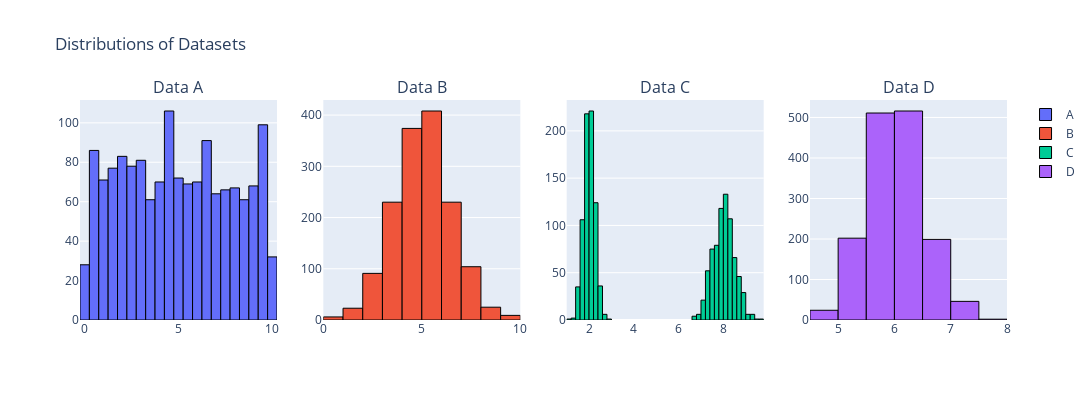

Notebook source saved alongside this figure:
### Code cell
from scipy import stats
import numpy as np
import pandas as pd
import plotly.graph_objects as go
from plotly.subplots import make_subplots

# Sample size
n = 1500

# Generate datasets with different distributions
data1 = stats.uniform.rvs(0, 10, size=n)  # Uniform
data2 = stats.norm.rvs(5, 1.5, size=n)    # Normal with mean 5 and std dev 1.5
data3 = np.r_[stats.norm.rvs(2, 0.25, size=int(n/2)), stats.norm.rvs(8, 0.5, size=int(n/2))]  # Bimodal
data4 = stats.norm.rvs(6, 0.5, size=n)    # Normal with mean 6 and std dev 0.5

# Create a DataFrame to store data and calculate means and variances
df = pd.DataFrame({
    'Data A': data1,
    'Data B': data2,
    'Data C': data3,
    'Data D': data4
})

# Calculate means and variances
means = df.mean()
variances = df.var()

# Print means and variances
print("Means:")
print(means)
print("\nVariances:")
print(variances)

# Visualize the distributions
fig = make_subplots(rows=1, cols=4, subplot_titles=["Data A", "Data B", "Data C", "Data D"])

# Add histograms to compare distributions
fig.add_trace(go.Histogram(x=data1, name='A', nbinsx=30, marker=dict(line=dict(color='black', width=1))), row=1, col=1)
fig.add_trace(go.Histogram(x=data2, name='B', nbinsx=15, marker=dict(line=dict(color='black', width=1))), row=1, col=2)
fig.add_trace(go.Histogram(x=data3, name='C', nbinsx=45, marker=dict(line=dict(color='black', width=1))), row=1, col=3)
fig.add_trace(go.Histogram(x=data4, name='D', nbinsx=15, marker=dict(line=dict(color='black', width=1))), row=1, col=4)

# Update layout for the plot
fig.update_layout(height=400, width=1200, title_text="Distributions of Datasets")

# Show the plot
fig.show()

# Now, categorizing the datasets based on means and variances
categories = {
    "Similar means and similar variances": [],
    "Similar means but different variances": [],
    "Similar variances but different means": [],
    "Different means and different variances": []
}

# Tolerance for similarity in means and variances
mean_tolerance = 0.5
variance_tolerance = 1.0

# Comparing means and variances
for i in range(len(df.columns)):
    for j in range(i + 1, len(df.columns)):
        col1 = df.columns[i]
        col2 = df.columns[j]

        mean_diff = abs(means[col1] - means[col2])
        variance_diff = abs(variances[col1] - variances[col2])

        if mean_diff < mean_tolerance and variance_diff < variance_tolerance:
            categories["Similar means and similar variances"].append((col1, col2))
        elif mean_diff < mean_tolerance and variance_diff >= variance_tolerance:
            categories["Similar means but different variances"].append((col1, col2))
        elif mean_diff >= mean_tolerance and variance_diff < variance_tolerance:
            categories["Similar variances but different means"].append((col1, col2))
        else:
            categories["Different means and different variances"].append((col1, col2))

# Print the categories
for category, pairs in categories.items():
    print(f"\n{category}:")
    for pair in pairs:
        print(f"{pair[0]} and {pair[1]}")

### Figure 1 — Plotly figure (JSON) as saved in the notebook; plotly's stock layout.template omitted (floating-point values rounded to 4 significant figures; data arrays with more than 128 entries replaced by an {"elided": "..."} marker saying what was removed)
{"data": [{"marker": {"line": {"color": "black", "width": 1}}, "name": "A", "nbinsx": 30, "type": "histogram", "x": {"elided": "1500 float values"}, "xaxis": "x", "yaxis": "y"}, {"marker": {"line": {"color": "black", "width": 1}}, "name": "B", "nbinsx": 15, "type": "histogram", "x": {"elided": "1500 float values"}, "xaxis": "x2", "yaxis": "y2"}, {"marker": {"line": {"color": "black", "width": 1}}, "name": "C", "nbinsx": 45, "type": "histogram", "x": {"elided": "1500 float values"}, "xaxis": "x3", "yaxis": "y3"}, {"marker": {"line": {"color": "black", "width": 1}}, "name": "D", "nbinsx": 15, "type": "histogram", "x": {"elided": "1500 float values"}, "xaxis": "x4", "yaxis": "y4"}], "layout": {"annotations": [{"font": {"size": 16}, "showarrow": false, "text": "Data A", "x": 0.1062, "xanchor": "center", "xref": "paper", "y": 1, "yanchor": "bottom", "yref": "paper"}, {"font": {"size": 16}, "showarrow": false, "text": "Data B", "x": 0.3688, "xanchor": "center", "xref": "paper", "y": 1, "yanchor": "bottom", "yref": "paper"}, {"font": {"size": 16}, "showarrow": false, "text": "Data C", "x": 0.6313, "xanchor": "center", "xref": "paper", "y": 1, "yanchor": "bottom", "yref": "paper"}, {"font": {"size": 16}, "showarrow": false, "text": "Data D", "x": 0.8938, "xanchor": "center", "xref": "paper", "y": 1, "yanchor": "bottom", "yref": "paper"}], "height": 400, "title": {"text": "Distributions of Datasets"}, "width": 1200, "xaxis": {"anchor": "y", "domain": [0, 0.2125]}, "xaxis2": {"anchor": "y2", "domain": [0.2625, 0.475]}, "xaxis3": {"anchor": "y3", "domain": [0.525, 0.7375]}, "xaxis4": {"anchor": "y4", "domain": [0.7875, 1]}, "yaxis": {"anchor": "x", "domain": [0, 1]}, "yaxis2": {"anchor": "x2", "domain": [0, 1]}, "yaxis3": {"anchor": "x3", "domain": [0, 1]}, "yaxis4": {"anchor": "x4", "domain": [0, 1]}}}
